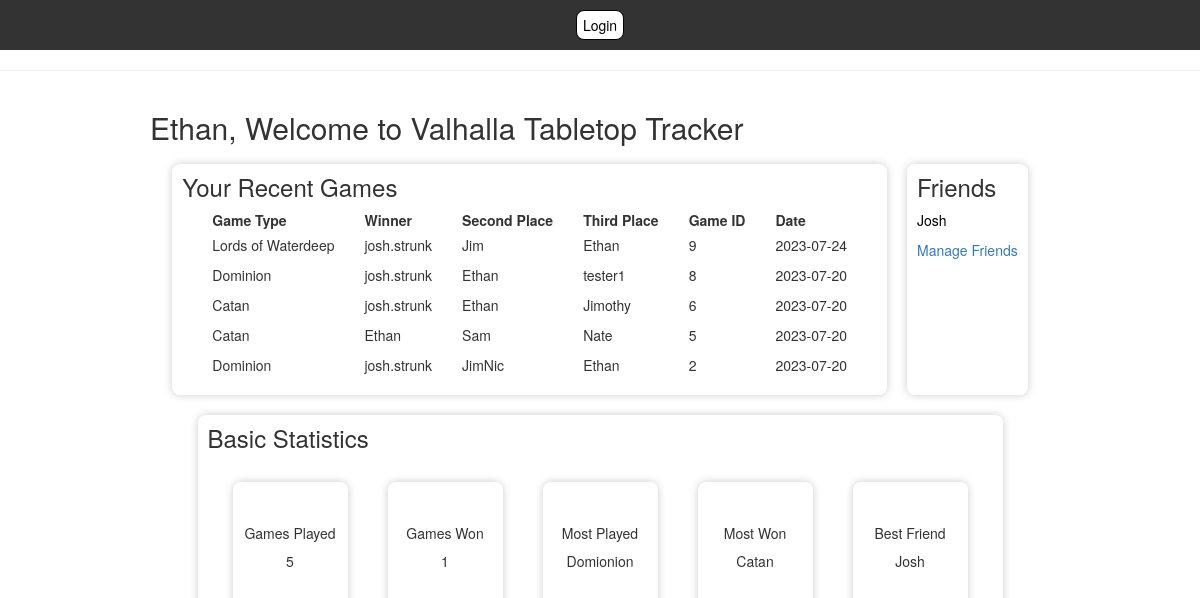
/home (signed in), run on the app's committed database.
### app.py (models this page shows)
class User(UserMixin, db.Model):
        id = db.Column(db.Integer, primary_key=True)
        fullname = db.Column(db.String(50), nullable=False)
        username = db.Column(db.String(15), nullable=False, unique=True)
        email = db.Column(db.String(50), nullable=False, unique=True)
        password = db.Column(db.String(80), nullable=False)
        favorites = db.relationship('SupportedGames', secondary=userFavorites, backref='favoritedby')
        friends = db.relationship('User', secondary=friends,
                                primaryjoin=(friends.c.user_id == id),
                                secondaryjoin=(friends.c.friend_id == id),
                                backref=db.backref('friend_of', lazy='dynamic'),
                                lazy='dynamic')

class LordsofWaterdeepGame(db.Model):
    id = db.Column(db.Integer, primary_key=True)
    game_id = db.Column(db.Integer, nullable=False)
    winnerName = db.Column(db.String(50), nullable=False)
    winnerScore = db.Column(db.Integer, nullable=False)
    secondName = db.Column(db.String(50), nullable=False)
    secondScore = db.Column(db.Integer, nullable=False)
    thirdName = db.Column(db.String(50))
    thirdScore = db.Column(db.Integer)
    fourthName = db.Column(db.String(50))
    fourthScore = db.Column(db.Integer)
    fifthName = db.Column(db.String(50))
    fifthScore = db.Column(db.Integer)
    date = db.Column(db.Date)

class DominionGame(db.Model):
    id = db.Column(db.Integer, primary_key=True)
    game_id = db.Column(db.Integer, nullable=False)
    winnerName = db.Column(db.String(50), nullable=False)
    winnerScore = db.Column(db.Integer, nullable=False)
    secondName = db.Column(db.String(50), nullable=False)
    secondScore = db.Column(db.Integer, nullable=False)
    thirdName = db.Column(db.String(50))
    thirdScore = db.Column(db.Integer)
    fourthName = db.Column(db.String(50))
    fourthScore = db.Column(db.Integer)
    date = db.Column(db.Date)

class CatanGame(db.Model):
    id = db.Column(db.Integer, primary_key=True)
    game_id = db.Column(db.Integer, nullable=False)
    winnerName = db.Column(db.String(50), nullable=False)
    winnerScore = db.Column(db.Integer, nullable=False)
    secondName = db.Column(db.String(50), nullable=False)
    secondScore = db.Column(db.Integer, nullable=False)
    thirdName = db.Column(db.String(50))
    thirdScore = db.Column(db.Integer)
    fourthName = db.Column(db.String(50))
    fourthScore = db.Column(db.Integer)
    date = db.Column(db.Date)

### app.py (the view)
@app.route('/')
@app.route('/home')
@login_required
def home():
    user = User.query.filter_by(username=current_user.username).first()
    user_friends = user.friends.limit(5).all()
    print(current_user.username)
    print(current_user.fullname)
    dominion_games = DominionGame.query.filter(or_(
        DominionGame.winnerName == current_user.fullname,
        DominionGame.secondName == current_user.fullname,
        DominionGame.thirdName == current_user.fullname,
        DominionGame.fourthName == current_user.fullname,
        DominionGame.winnerName == current_user.username,
        DominionGame.secondName == current_user.username,
        DominionGame.thirdName == current_user.username,
        DominionGame.fourthName == current_user.username
    )).with_entities(DominionGame.game_id, DominionGame.winnerName, DominionGame.secondName, DominionGame.thirdName, DominionGame.date, literal('Dominion').label('game_type')).all()
    recentGames = []
    for game in dominion_games:
        new_game = {}
        if game.winnerName == current_user.username:
            new_game['winnerName'] = current_user.fullname
        else:
            new_game['winnerName'] = game.winnerName
        if game.secondName == current_user.username:
            new_game['secondName'] = current_user.fullname
        else:
            new_game['secondName'] = game.secondName
        if game.thirdName == current_user.username:
            new_game['thirdName'] = current_user.fullname
        else:
            new_game['thirdName'] = game.thirdName
        new_game['game_id'] = game.game_id
        new_game['game_type'] = 'Dominion'
        new_game['current_date'] = game.date
        recentGames.append(new_game)
    catan_games = CatanGame.query.filter(or_(
        CatanGame.winnerName == current_user.fullname,
        CatanGame.secondName == current_user.fullname,
        CatanGame.thirdName == current_user.fullname,
        CatanGame.fourthName == current_user.fullname,
        CatanGame.winnerName == current_user.username,
        CatanGame.secondName == current_user.username,
        CatanGame.thirdName == current_user.username,
        CatanGame.fourthName == current_user.username
    )).with_entities(CatanGame.game_id, CatanGame.winnerName, CatanGame.secondName, CatanGame.thirdName, CatanGame.date, literal('Catan').label('game_type')).all()
    for game in catan_games:
        new_game = {}
        if game.winnerName == current_user.username:
            new_game['winnerName'] = current_user.fullname
        else:
            new_game['winnerName'] = game.winnerName
        if game.secondName == current_user.username:
            new_game['secondName'] = current_user.fullname
        else:
            new_game['secondName'] = game.secondName
        if game.thirdName == current_user.username:
            new_game['thirdName'] = current_user.fullname
        else:
            new_game['thirdName'] = game.thirdName
        new_game['game_id'] = game.game_id
        new_game['game_type'] = 'Catan'
        new_game['current_date'] = game.date
        recentGames.append(new_game)
    lords_games = LordsofWaterdeepGame.query.filter(or_(
        LordsofWaterdeepGame.winnerName == current_user.fullname,
        LordsofWaterdeepGame.secondName == current_user.fullname,
        LordsofWaterdeepGame.thirdName == current_user.fullname,
        LordsofWaterdeepGame.fourthName == current_user.fullname,
        LordsofWaterdeepGame.winnerName == current_user.username,
        LordsofWaterdeepGame.secondName == current_user.username,
        LordsofWaterdeepGame.thirdName == current_user.username,
        LordsofWaterdeepGame.fourthName == current_user.username
    )).with_entities(LordsofWaterdeepGame.game_id, LordsofWaterdeepGame.winnerName, LordsofWaterdeepGame.secondName, LordsofWaterdeepGame.thirdName, LordsofWaterdeepGame.date, literal('Catan').label('game_type')).all()
    for game in lords_games:
        new_game = {}
        if game.winnerName == current_user.username:
            new_game['winnerName'] = current_user.fullname
        else:
            new_game['winnerName'] = game.winnerName
        if game.secondName == current_user.username:
            new_game['secondName'] = current_user.fullname
        else:
            new_game['secondName'] = game.secondName
        if game.thirdName == current_user.username:
            new_game['thirdName'] = current_user.fullname
        else:
            new_game['thirdName'] = game.thirdName
        new_game['game_id'] = game.game_id
        new_game['game_type'] = 'Lords of Waterdeep'
        new_game['current_date'] = date.today()
        recentGames.append(new_game)
    sortedGames = sorted(recentGames, key=lambda x: x['game_id'], reverse=True)
    top5Games = sortedGames[:5]
    gamesWon = calcGamesWon(user)
    gamesPlayed = calcGamesPlayed(user)
    mostPlayed = calcMostPlayed(user)
    mostWon = calcMostWon(user)
    bestFriend = calcBestFriend(user)
    profileStats = [gamesPlayed, gamesWon, mostPlayed, mostWon, bestFriend]
    return render_template('home.html', title='Home', name=current_user.fullname, friends=user_friends, recentGames=top5Games, profileStats=profileStats)

### app.py (called while the page is built)
@login_manager.user_loader
def load_user(user_id):
    return User.query.get(int(user_id))

def calcGamesWon(user):
    gamesWon = 0
    gamesWon += db.session.query(DominionGame).filter(or_(DominionGame.winnerName == user.username, DominionGame.winnerName == user.fullname)).count()
    gamesWon += db.session.query(CatanGame).filter(or_(CatanGame.winnerName == user.username, CatanGame.winnerName == user.fullname)).count()
    gamesWon += db.session.query(LordsofWaterdeepGame).filter(or_(LordsofWaterdeepGame.winnerName == user.username, LordsofWaterdeepGame.winnerName == user.fullname)).count()
    gamesWon += db.session.query(CoupGame).filter(or_(CoupGame.winnerName == user.username, CoupGame.winnerName == user.fullname)).count()
    gamesWon += db.session.query(LoveLetterGame).filter(or_(LoveLetterGame.winnerName == user.username, LoveLetterGame.winnerName == user.fullname)).count()
    return gamesWon

### home.html (shortened to what this page needs)
<!DOCTYPE html>
<html lang="en">
<head>
    <link rel="stylesheet" href="https://cdn.jsdelivr.net/npm/bootstrap@3.3.7/dist/css/bootstrap.min.css">
    <link rel="stylesheet" href="{{ url_for('static', filename='css/baseStyles.css') }}">
</head>
<body>
    {% extends "base.html" %}
    {% import "bootstrap/wtf.html" as wtf %}
    {% block content %}
        <div id="content">
            <div>
                <h2>{{ name }}, Welcome to Valhalla Tabletop Tracker</h2>
                <div id="mainLayout">
                    <div  class="section">
                        <h3>Your Recent Games</h3>
                        <table>
                            <thead>
                              <tr>
                                <th>Game Type</th>
                                <th>Winner</th>
                                <th>Second Place</th>
                                <th>Third Place</th>
                                <th>Game ID</th>
                                <th>Date</th>
                              </tr>
                            </thead>
                            <tbody>
                              {% for game in recentGames %}
                              <tr>
                                <td>{{ game.game_type }}</td>
                                <td>{{ game.winnerName }}</td>
                                <td>{{ game.secondName }}</td>
                                <td>{{ game.thirdName }}</td>
                                <td>{{ game.game_id }}</td>
                                <td>{{ game.current_date }}</td>
                              </tr>
                              {% endfor %}
                            </tbody>
                        </table>
                    </div>
                    <div class="section">
                        <h3>Friends</h3>
                        <div>
                            {% for friend in friends %}
                            <div style="margin-top: 10px;">
                                <a href="/profile?name={{ friend.username }}" class="friend">{{ friend.fullname }}</a>
                            </div>
                            {% endfor %}
                        </div>
                        <div style="margin-top: 10px;">
                            <a href="/friend" class="">Manage Friends</a>
                        </div>
                    </div>
                    <div class="section" id="statistics" style="width: 805px;">
                        <h3>Basic Statistics</h3>
                        <div id="favGames">
                            <div class="miniCard">
                                <span>Games Played</span>
                                <p>{{ profileStats[0] }}</p>
                            </div>
                            <div class="miniCard">
                                <span>Games Won</span>
                                <p>{{ profileStats[1] }}</p>
                            </div>
                            <div class="miniCard">
                                <span>Most Played</span>
                                <p>{{ profileStats[2] }}</p>
                            </div>
                            <div class="miniCard">
                                <span>Most Won</span>
                                <p>{{ profileStats[3] }}</p>
                            </div>
                            <div class="miniCard">
                                <span>Best Friend</span>
                                <p>{{ profileStats[4] }}</p>
                            </div>
                        </div>
                    </div>
                </div>
            </div>
        </div>
    {% endblock %}

### baseStyles.css (style rules this page uses)
#content { display: flex; justify-content: center; }
#mainLayout { display: flex; justify-content: center; }
#mainLayout { width: 900px; display: flex; flex-direction: row; flex-wrap: wrap; }
.section { margin: 10px; border-radius: 8px; box-shadow: 0px 0px 8px rgba(0, 0, 0, 0.2); padding: 10px; }
.section h3 { margin-top: 0px; }
#favGames { display: flex; flex-direction: row; justify-content: center; }
.miniCard { display: flex; justify-content: center; align-items: center; flex-direction: column; width: 115px; height: 140px; margin: 20px; border-radius: 8px; box-shadow: 0px 0px 8px rgba(0, 0, 0, 0.2); padding: 10px; }
.miniCard span { text-align: center; margin-bottom: 8px; }
table { border-collapse: separate; border-spacing: 30px 0; }
tr td { padding-bottom: 10px; }
tr th { padding-bottom: 5px; }
a { text-decoration: none; }
.friend { text-decoration: none; color: black; }

### data on the page
User: fullname "Ethan", secondName "Ethan" "Ethan", winnerName "Ethan", thirdName "Ethan"
LordsofWaterdeepGame: game_type "Lords of Waterdeep", winnerName "josh.strunk", secondName "Jim", thirdName "Ethan", game_id "9", current_date "2023-07-24"
DominionGame: winnerName "josh.strunk", thirdName "tester1"
CatanGame: winnerName "josh.strunk", thirdName "Jimothy"
CatanGame: secondName "Sam", thirdName "Nate"
DominionGame: winnerName "josh.strunk", secondName "JimNic"
User: fullname "Josh"

### other printed values
{{ game.game_type }} "Dominion" "Catan" "Catan" "Dominion"
{{ game.game_id }} "8" "6" "5" "2"
{{ game.current_date }} "2023-07-20" "2023-07-20" "2023-07-20" "2023-07-20"
{{ profileStats[0] }} "5"
{{ profileStats[1] }} "1"
{{ profileStats[2] }} "Domionion"
{{ profileStats[3] }} "Catan"
